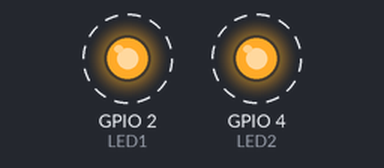
This sketch was run on a simulated ESP32. On the bench: output pins drawn as LEDs (lit = HIGH). Dashed ring = blinking.

Above: at 0.15 s.
Timing chart, 0 to 3.0 s (numbered marks = the images above):
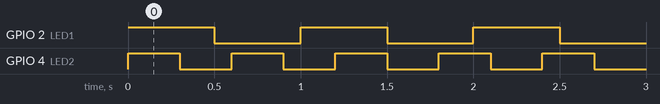

Measured:
- by itself, GPIO 2 (LED1): alternates HIGH for 0.50 s and LOW for 0.50 s
- by itself, GPIO 4 (LED2): alternates HIGH for 0.30 s and LOW for 0.30 s
- by itself, everything shown: repeats every 3.0 s, in 14 steps

The sketch:

5____esp32.ino
```cpp
#define LED1 2
#define LED2 4

// ลูป 30 steps = LCM(5,3)*2 = 2 รอบสมบูรณ์
const int led1Pat[30] = {1,1,1,1,1,0,0,0,0,0, 1,1,1,1,1,0,0,0,0,0, 1,1,1,1,1,0,0,0,0,0};
const int led2Pat[30] = {1,1,1,0,0,0,1,1,1,0, 0,0,1,1,1,0,0,0,1,1, 1,0,0,0,1,1,1,0,0,0};

void setup() {
  pinMode(LED1, OUTPUT);
  pinMode(LED2, OUTPUT);
}

void loop() {
  for (int i = 0; i < 30; i++) {
    digitalWrite(LED1, led1Pat[i]);
    digitalWrite(LED2, led2Pat[i]);
    delay(100);  // 1 unit = 0.1s
  }
}
```
